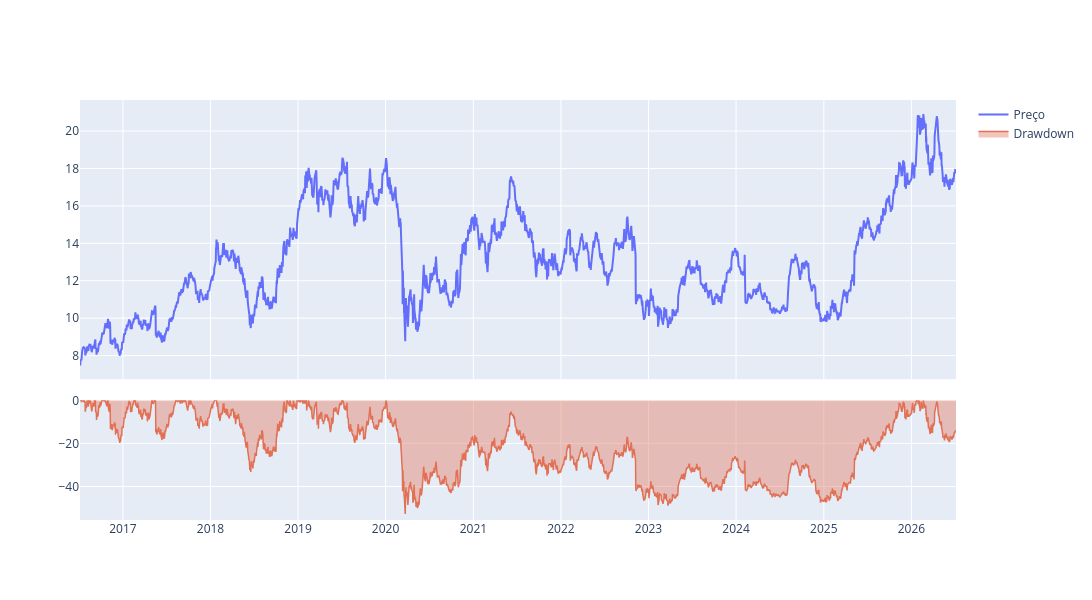

Write notebook code for a chart like this one.
### Code cell
fig = make_subplots(
    rows=2,
    cols=1,
    shared_xaxes=True,
    vertical_spacing=0.05,
    row_heights=[0.7, 0.3]
)

fig.add_trace(
    go.Scatter(
        x=serie_precos.index,
        y=serie_precos["Adj Close"],
        name="Preço"
    ),
    row=1, col=1
)

fig.add_trace(
    go.Scatter(
        x=drawdown.index,
        y=drawdown,
        name="Drawdown",
        fill="tozeroy",
        fillcolor="rgba(225,112,85,0.4)",
        line=dict(color="rgb(225,112,85)", width=1.5)
    ),
    row=2, col=1
)

fig.update_layout(
    height=600,
    width=1200
)

fig.show()

### Figure 1 — Plotly figure (JSON) as saved in the notebook; plotly's stock layout.template omitted (floating-point values rounded to 4 significant figures; data arrays with more than 128 entries replaced by an {"elided": "..."} marker saying what was removed)
{"data": [{"name": "Preço", "type": "scatter", "x": {"elided": "2491 str values"}, "xaxis": "x", "y": {"elided": "2491 float values"}, "yaxis": "y"}, {"fill": "tozeroy", "fillcolor": "rgba(225,112,85,0.4)", "line": {"color": "rgb(225,112,85)", "width": 1.5}, "name": "Drawdown", "type": "scatter", "x": {"elided": "2491 str values"}, "xaxis": "x2", "y": {"elided": "2491 float values"}, "yaxis": "y2"}], "layout": {"height": 600, "width": 1200, "xaxis": {"anchor": "y", "domain": [0, 1], "matches": "x2", "showticklabels": false}, "xaxis2": {"anchor": "y2", "domain": [0, 1]}, "yaxis": {"anchor": "x", "domain": [0.335, 1.0]}, "yaxis2": {"anchor": "x2", "domain": [0, 0.285]}}}
